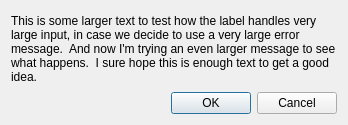
<?xml version="1.0" encoding="UTF-8"?>
<ui version="4.0">
 <class>Dialog</class>
 <widget class="QDialog" name="Dialog">
  <property name="windowModality">
   <enum>Qt::ApplicationModal</enum>
  </property>
  <property name="geometry">
   <rect>
    <x>0</x>
    <y>0</y>
    <width>348</width>
    <height>125</height>
   </rect>
  </property>
  <property name="sizePolicy">
   <sizepolicy hsizetype="Expanding" vsizetype="Expanding">
    <horstretch>0</horstretch>
    <verstretch>0</verstretch>
   </sizepolicy>
  </property>
  <property name="windowTitle">
   <string>Are you sure?</string>
  </property>
  <property name="modal">
   <bool>true</bool>
  </property>
  <layout class="QVBoxLayout" name="verticalLayout">
   <item>
    <widget class="QLabel" name="lbl_message">
     <property name="sizePolicy">
      <sizepolicy hsizetype="Preferred" vsizetype="Expanding">
       <horstretch>0</horstretch>
       <verstretch>0</verstretch>
      </sizepolicy>
     </property>
     <property name="maximumSize">
      <size>
       <width>600</width>
       <height>400</height>
      </size>
     </property>
     <property name="text">
      <string>This is some larger text to test how the label handles very large input, in case we decide to use a very large error message.  And now I'm trying an even larger message to see what happens.  I sure hope this is enough text to get a good idea.</string>
     </property>
     <property name="scaledContents">
      <bool>false</bool>
     </property>
     <property name="wordWrap">
      <bool>true</bool>
     </property>
    </widget>
   </item>
   <item>
    <widget class="QDialogButtonBox" name="buttonBox">
     <property name="orientation">
      <enum>Qt::Horizontal</enum>
     </property>
     <property name="standardButtons">
      <set>QDialogButtonBox::Cancel|QDialogButtonBox::Ok</set>
     </property>
    </widget>
   </item>
  </layout>
 </widget>
 <resources/>
 <connections>
  <connection>
   <sender>buttonBox</sender>
   <signal>accepted()</signal>
   <receiver>Dialog</receiver>
   <slot>accept()</slot>
   <hints>
    <hint type="sourcelabel">
     <x>248</x>
     <y>254</y>
    </hint>
    <hint type="destinationlabel">
     <x>157</x>
     <y>274</y>
    </hint>
   </hints>
  </connection>
  <connection>
   <sender>buttonBox</sender>
   <signal>rejected()</signal>
   <receiver>Dialog</receiver>
   <slot>reject()</slot>
   <hints>
    <hint type="sourcelabel">
     <x>316</x>
     <y>260</y>
    </hint>
    <hint type="destinationlabel">
     <x>286</x>
     <y>274</y>
    </hint>
   </hints>
  </connection>
 </connections>
</ui>
